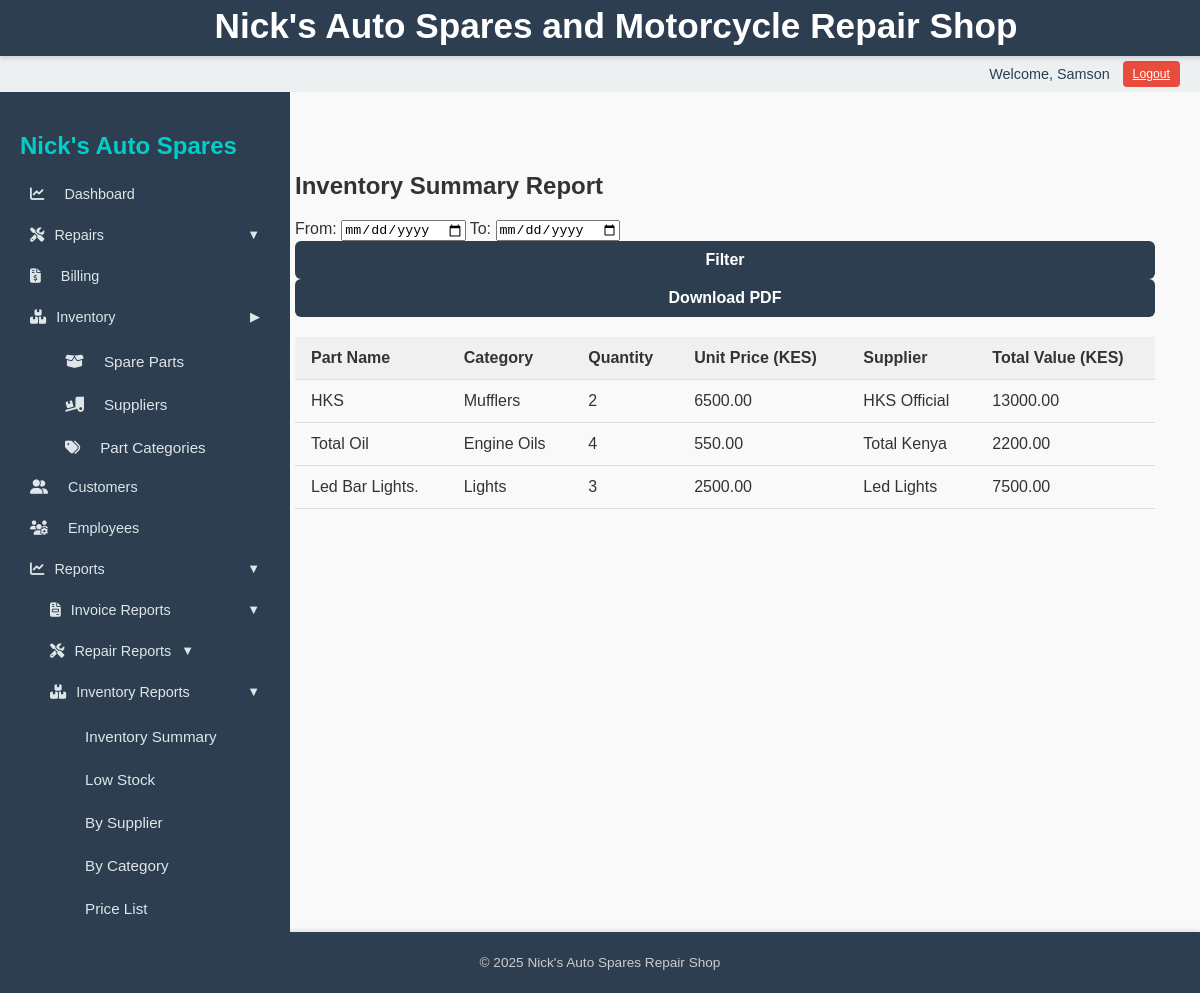
/reports/inventory/summary/ (signed in), run on the app's committed database.
### inventory/models.py (models this page shows, shortened)
class SparePart(models.Model):
    name = models.CharField(max_length=100)
    part_number = models.CharField(max_length=50, blank=True, null=True)
    category = models.ForeignKey(PartCategory, on_delete=models.SET_NULL, null=True, blank=True)
    quantity = models.PositiveIntegerField()
    price = models.DecimalField(max_digits=10, decimal_places=2)
    supplier = models.ForeignKey('Supplier', on_delete=models.SET_NULL, null=True, blank=True)
    date_added = models.DateTimeField(auto_now_add=True)

class PartCategory(models.Model):
    name = models.CharField(max_length=50, unique=True)

class Supplier(models.Model):
    name = models.CharField(max_length=100, unique=True)
    contact_person = models.CharField(max_length=100, blank=True, null=True)
    phone = models.CharField(max_length=20, blank=True, null=True)
    email = models.EmailField(blank=True, null=True)
    address = models.TextField(blank=True, null=True)

### reports/views.py (the view)
# urls.py: path("inventory/summary/", views.inventory_summary_report, name="inventory_summary_report"),
@login_required
def inventory_summary_report(request):
    parts = SparePart.objects.select_related("category", "supplier").all()
    for part in parts:
        part.total_value = part.quantity * part.price
    context = {
        "parts": parts
    }
    if request.GET.get("format") == "pdf":
        return render_pdf_view(
            "reports/inventory_reports/inventory_summary_report_pdf.html",
            context,
            "inventory-summary.pdf"
        )
    return render(request, "reports/inventory_reports/inventory_summary_report.html", context)

### templates/reports/inventory_reports/inventory_summary_report.html
{% extends "base_dashboard.html" %}
{% block content %}
<h2>Inventory Summary Report</h2>
<form method="get">
    <label>From: <input type="date" name="from" value="{{ from_date }}"></label>
    <label>To: <input type="date" name="to" value="{{ to_date }}"></label>
    <button type="submit" class="btn">Filter</button>
    {% if parts %}
    <button type="submit" name="format" value="pdf" class="btn">Download PDF</button>
    {% endif %}
</form>
{% if parts %}
<table class="styled-table" style="margin-top: 20px;">
    <thead>
        <tr>
            <th>Part Name</th>
            <th>Category</th>
            <th>Quantity</th>
            <th>Unit Price (KES)</th>
            <th>Supplier</th>
            <th>Total Value (KES)</th>
        </tr>
    </thead>
    <tbody>
        {% for part in parts %}
        <tr>
            <td>{{ part.name }}</td>
            <td>
                {% if part.category %}
                    {{ part.category.name }}
                {% else %}
                    Uncategorized
                {% endif %}
            </td>
            <td>{{ part.quantity }}</td>
            <td>{{ part.price|floatformat:2 }}</td>
            <td>
                {% if part.supplier %}
                    {{ part.supplier.name }}
                {% else %}
                    N/A
                {% endif %}
            </td>
            <td>{{ part.total_value|floatformat:2 }}</td>
        </tr>
        {% endfor %}
    </tbody>
</table>
{% else %}
<p>No spare parts found in inventory.</p>
{% endif %}
{% endblock %}

### templates/base_dashboard.html (shortened to what this page needs)
{% load static %}
<!DOCTYPE html>
<html lang="en">
<head>
    <link rel="stylesheet" href="{% static 'css/styles.css' %}">
    <link rel="stylesheet" href="https://cdnjs.cloudflare.com/ajax/libs/font-awesome/6.5.0/css/all.min.css" />
    <link rel="stylesheet" href="https://cdnjs.cloudflare.com/ajax/libs/font-awesome/6.5.0/css/all.min.css">
</head>
<body>
    <header>
        <h1>Nick's Auto Spares and Motorcycle Repair Shop</h1>
    </header>
    <nav class="user-nav">
        {% if user.is_authenticated %}
            <span class="username">Welcome, {{ user.username }}</span>
            <form method="post" action="{% url 'logout' %}">
                <button type="submit" class="logout-button">Logout</button>
            </form>
        {% else %}
            <a href="{% url 'login' %}" class="button">Login</a>
        {% endif %}
    </nav>
    <div class="layout-container">
        <aside class="sidebar" id="sidebar">
            <h2>Nick's Auto Spares</h2>
            <a href="{% url 'reports_overview' %}" class="{% if request.path == '/reports/overview/' %}active{% endif %}">
                <i class="fas fa-chart-line"></i> Dashboard
            </a>
            <button class="toggle {% if 'repairs' in request.path or 'motorcycles' in request.path or 'motorcyclemodels' in request.path %}active{% endif %}" onclick="toggleMenu('repairsSubmenu', this)">
                <i class="fas fa-tools"></i> Repairs
                <span class="chevron" style="margin-left:auto;">&#9660;</span>
            </button>
            <a href="{% url 'invoice_list' %}" class="{% if 'billing' in request.path %}active{% endif %}">
                <i class="fas fa-file-invoice-dollar"></i> Billing
            </a>
            <button class="toggle {% if 'inventory' in request.path or 'suppliers' in request.path or 'partcategory' in request.path %}active{% endif %}" onclick="toggleMenu('inventorySubmenu', this)">
                <i class="fas fa-boxes"></i> Inventory
                <span class="chevron" style="margin-left:auto;">&#9654;</span>
            </button>
            <div id="inventorySubmenu" class="submenu {% if 'inventory' in request.path or 'suppliers' in request.path or 'partcategory' in request.path %}show{% endif %}">
                <a href="{% url 'sparepart_list' %}" class="{% if request.path == '/inventory/' %}active{% endif %}">
                    <i class="fas fa-box-open"></i> Spare Parts
                </a>
                <a href="{% url 'supplier_list' %}" class="{% if request.path == '/inventory/suppliers/' %}active{% endif %}">
                    <i class="fas fa-truck-loading"></i> Suppliers
                </a>
                <a href="{% url 'partcategory_list' %}" class="{% if request.path == '/inventory/partcategory/' %}active{% endif %}">
                    <i class="fas fa-tags"></i> Part Categories
                </a>
            </div>
            <a href="{% url 'customer_list' %}" class="{% if 'customers' in request.path %}active{% endif %}">
                <i class="fas fa-user-friends"></i> Customers
            </a>
            <a href="{% url 'employee_list' %}" class="{% if 'employees' in request.path %}active{% endif %}">
                <i class="fas fa-users-cog"></i> Employees
            </a>
            <button class="toggle {% if '/reports/' in request.path %}active{% endif %}" onclick="toggleMenu('reportsSubmenu', this)">
                <i class="fas fa-chart-line"></i> Reports
                <span class="chevron" style="margin-left:auto;">&#9660;</span>
            </button>
            <div id="reportsSubmenu" class="submenu {% if '/reports/' in request.path %}show{% endif %}">
                <button class="toggle {% if '/reports/invoices/' in request.path %}active{% endif %}" onclick="toggleMenu('invoiceReportsSubmenu', this)">
                    <i class="fas fa-file-invoice"></i> Invoice Reports
                    <span class="chevron" style="margin-left:auto;">&#9660;</span>
                </button>
                <button class="toggle {% if '/reports/repairs/' in request.path %}active{% endif %}" onclick="toggleMenu('repairReportsSubmenu', this)">
                    <i class="fas fa-tools"></i> Repair Reports
                    <span class="chevron">&#9660;</span>
                </button>
                <button class="toggle {% if '/reports/inventory/' in request.path %}active{% endif %}" onclick="toggleMenu('inventoryReportsSubmenu', this)">
                    <i class="fas fa-boxes-stacked"></i> Inventory Reports
                    <span class="chevron" style="margin-left:auto;">&#9660;</span>
                </button>
                <div id="inventoryReportsSubmenu" class="submenu {% if '/reports/inventory/' in request.path %}show{% endif %}">
                    <a href="{% url 'inventory_summary_report' %}">Inventory Summary</a>
                    <a href="{% url 'low_stock_report' %}">Low Stock</a>
                    <a href="{% url 'supplier_inventory_report' %}">By Supplier</a>
                    <a href="{% url 'category_inventory_report' %}">By Category</a>
                    <a href="{% url 'price_list_report' %}">Price List</a>
                </div>
            </div>
        </aside>
    <main class="main-content">
        <div class="content-wrapper">
            {% block content %}
            {% endblock %}
        </div>
    </main>
    </div>
    <footer>
        <p>&copy; 2025 Nick's Auto Spares Repair Shop</p>
    </footer>
</body>
</html>

### static/css/styles.css (style rules this page uses)
body { font-family: Arial, sans-serif; background-color: #f9f9f9; color: #333; margin: 0; padding: 0; }
h1 { text-align: center; margin-top: 20px; }
button.btn { width: 100%; padding: 10px; background-color: #2c3e50; color: white; font-weight: bold; border: none; border-radius: 6px; cursor: pointer; font-size: 16px; }
header { background-color: #2c3e50; color: white; padding: 1rem; text-align: center; }
nav.user-nav { background-color: #ecf0f1; padding: 10px 20px; text-align: right; }
main { padding: 20px; }
footer { background-color: #2c3e50; color: white; text-align: center; padding: 10px; margin-top: 40px; }
.button, .logout-button, input[type="submit"], button { background-color: #2c3e50; color: white; border: none; padding: 6px 12px; text-decoration: none; border-radius: 4px; cursor: pointer; font-size: 0.9rem; }
.logout-button { background: none; color: blue; border: none; padding: 0; text-decoration: underline; font-size: 1rem; }
.styled-table { width: 100%; border-collapse: collapse; margin-top: 10px; }
.styled-table th, .styled-table td { padding: 12px 16px; border-bottom: 1px solid #ddd; text-align: left; }
.styled-table thead { background-color: #f0f0f0; font-weight: bold; }

### templates/base_dashboard.html (style rules this page uses)
body { margin: 0; font-family: Arial, sans-serif; height: 100vh; }
.sidebar { width: 250px; background-color: #2c3e50; color: #fff; padding: 20px; height: 100vh; overflow-y: auto; }
.sidebar h2 { color: #00cec9; margin-bottom: 1rem; }
.sidebar a, .sidebar button.toggle { display: flex; align-items: center; gap: 10px; padding: 10px; color: #dfe6e9; text-decoration: none; margin-bottom: 5px; background: none; border: none; text-align: left; width: 100%; cursor: pointer; font-size: 0.9em;; }
.sidebar a:hover, .sidebar .active, .sidebar button.toggle:hover { background-color: #2980b9; color: #2d3436; }
.sidebar:not(.hidden) { transform: translateX(0); }
.sidebar a i { margin-right: 10px; }
.layout-container { display: grid; grid-template-columns: 250px 1fr; min-height: calc(100vh - 56px - 36px); margin-top: 92px; }
.main-content { display: flex; justify-content: center; align-items: flex-start; padding: 40px 20px; overflow-y: auto; width: 100%; box-sizing: border-box; }
.content-wrapper { width: 100%; max-width: 900px; padding: 20px; box-sizing: border-box; }
.submenu { display: none; flex-direction: column; margin-left: 20px; }
.submenu a { font-size: 0.95em; padding-left: 25px; margin: 3px 0; }
.submenu.show { display: flex; }
.chevron { font-size: 0.9em; transition: transform 0.2s ease; }
.user-nav { position: fixed; top: 56px; left: 0; width: 100%; height: 36px; background-color: #2c3e50; color: #2c3e50; padding: 0 1rem; display: flex; justify-content: flex-end; align-items: center; gap: 0.8rem; font-size: 0.9em; box-sizing: border-box; z-index: 999; transition: transform 0.3s ease; will-change: transform; }
.user-nav .username { font-weight: 500; }
.logout-button, .user-nav .button { background-color: #e74c3c; color: #fff; border: none; padding: 6px 10px; cursor: pointer; font-size: 0.85em; border-radius: 4px; }
header { position: fixed; top: 0; left: 0; width: 100%; height: 56px; background-color: #2c3e50; color: #fff; padding: 0 1rem; display: flex; align-items: center; justify-content: center; z-index: 1000; font-size: 1.1em; font-weight: 600; box-shadow: 0 2px 5px rgba(0,0,0,0.15); transition: transform 0.3s ease; will-change: transform; }
footer { background-color: #2c3e50; color: #ccc; text-align: center; padding: 0.6rem; font-size: 0.85em; margin-top: auto; box-shadow: 0 -2px 4px rgba(0,0,0,0.1); }

### data on the page
SparePart: name "HKS", category.name "Mufflers", quantity "2", price "6500.00", supplier.name "HKS Official", total_value "13000.00"
SparePart: name "Total Oil", category.name "Engine Oils", quantity "4", price "550.00", supplier.name "Total Kenya", total_value "2200.00"
SparePart: name "Led Bar Lights.", category.name "Lights", quantity "3", price "2500.00", supplier.name "Led Lights", total_value "7500.00"

### other printed values
{{ user.username }} "Samson"
